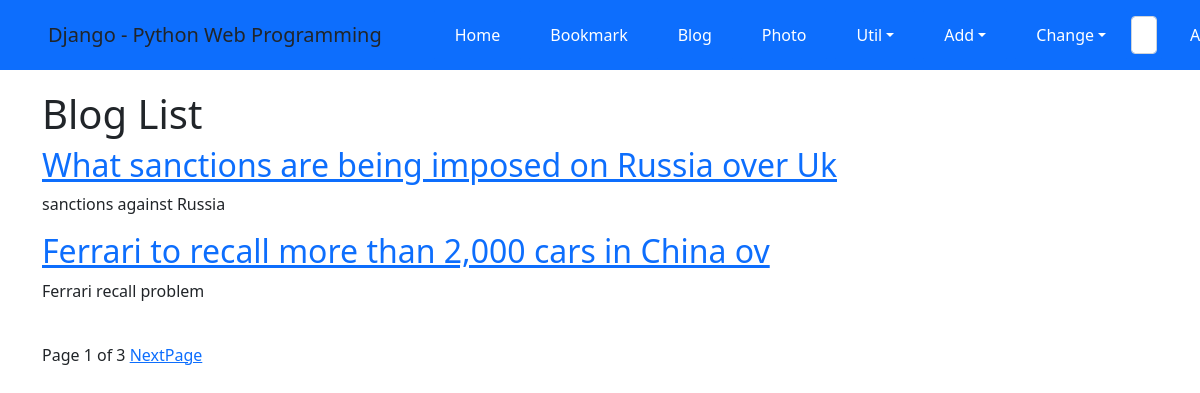
The page /blog/ on the database as committed earlier.
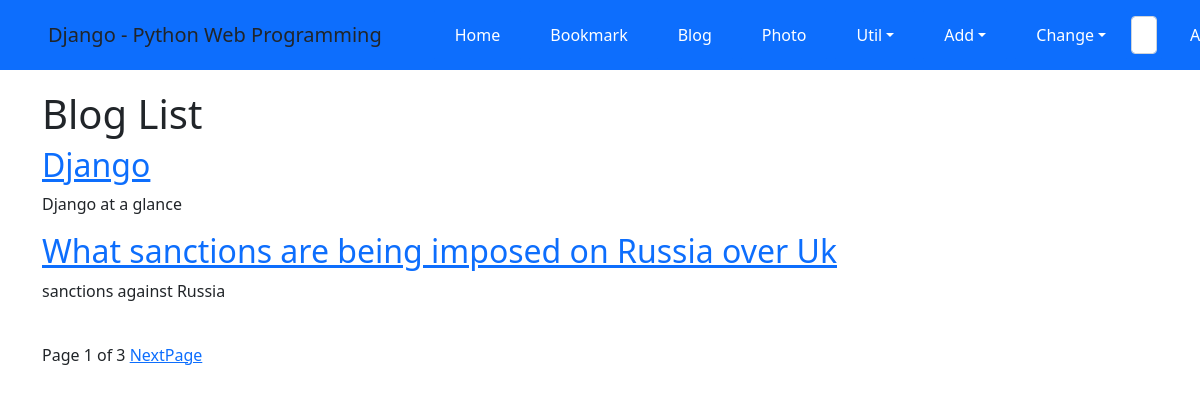
The same page on the database as committed later.
### blog/models.py (models this page shows, shortened)
class Post(models.Model):
    title = models.CharField(verbose_name='TITLE', max_length=50)
    slug = models.SlugField('SLUG', unique=True, allow_unicode=True, help_text='one word for title alais.')
    description = models.CharField('DESCRIPTION', max_length=100, blank=True, help_text='simple description text.')
    content = models.TextField('CONTENT')
    create_dt = models.DateTimeField('CREATE DATE', auto_now_add=True)
    modify_dt = models.DateTimeField('MODIFY DATE', auto_now=True)
    tags = TaggableManager(blank=True)
    owner = models.ForeignKey(User, on_delete = models.CASCADE, verbose_name= 'OWNER', blank=True, null=True)
    class Meta:
        verbose_name = 'post'
        verbose_name_plural = 'posts'
        db_table = 'blog_posts'
        ordering = ('-modify_dt',)
    def get_absolute_url(self): # 이 메소드가 정의된 객체를 지칭하는 URL 반환.
        return reverse('blog:post_detail', args=(self.slug,))

### blog/views.py (the view)
# urls.py: path('', views.PostLV.as_view(), name='index'),
class PostLV(ListView):
    model = Post # PostLV 클래스의 대상 테이블은 Post 테이블이다.
    template_name = 'blog/post_all.html' # 템플릿 파일 지정. 지정하지 않으면 파일명은 'blog/post_list.html'이 된다.
    context_object_name = 'posts' # 템플릿 파일로 넘겨주는 객체 리스트에 대한 컨텍스트 변수명 지정.
    paginate_by = 2 # 한 페이지에 보여주는 객체 리스트의 숫자. 페이징 기능이 활성화되면 하단에 페이지 이동 버튼을 만들 수 있다.

### blog/templates/blog/post_all.html (shortened to what this page needs)
{% extends "base.html" %}
{% block content %}
<div id="content">
<h1>Blog List</h1>
{% for post in posts %}
    <h2><a href='{{ post.get_absolute_url }}'>{{ post.title }}</a></h2>
    <p>{{ post.description }}</p>
{% endfor %}
<br/>
<div>
    <span>
        Page {{ page_obj.number }} of {{ page_obj.paginator.num_pages }}
        {% if page_obj.has_next %}
            <a href="?page={{ page_obj.next_page_number }}">NextPage</a>
        {% endif %}
    </span>
</div>
</div>
{% endblock %}

Rows that differ between the two databases and show on the page:
no longer on this page (row unchanged): Post: title "Ferrari to recall more than 2,000 cars in China ov", description "Ferrari recall problem"
added Post: title "Django", description "Django at a glance"
